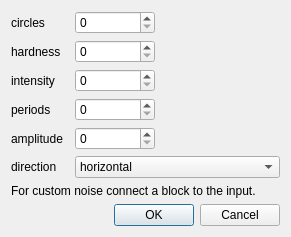
<?xml version="1.0" encoding="UTF-8"?>
<ui version="4.0">
 <class>WoodMarbleDialog</class>
 <widget class="QDialog" name="WoodMarbleDialog">
  <property name="geometry">
   <rect>
    <x>0</x>
    <y>0</y>
    <width>240</width>
    <height>227</height>
   </rect>
  </property>
  <property name="windowTitle">
   <string>Dialog</string>
  </property>
  <layout class="QGridLayout" name="gridLayout">
   <item row="1" column="0">
    <widget class="QLabel" name="label_hardness">
     <property name="text">
      <string>hardness</string>
     </property>
    </widget>
   </item>
   <item row="4" column="0">
    <widget class="QLabel" name="label_4">
     <property name="text">
      <string>amplitude</string>
     </property>
    </widget>
   </item>
   <item row="2" column="0">
    <widget class="QLabel" name="label">
     <property name="text">
      <string>intensity</string>
     </property>
    </widget>
   </item>
   <item row="3" column="0">
    <widget class="QLabel" name="label_periods">
     <property name="text">
      <string>periods</string>
     </property>
    </widget>
   </item>
   <item row="4" column="2">
    <widget class="QSpinBox" name="amplitude">
     <property name="maximumSize">
      <size>
       <width>80</width>
       <height>16777215</height>
      </size>
     </property>
     <property name="maximum">
      <number>128</number>
     </property>
    </widget>
   </item>
   <item row="0" column="0">
    <widget class="QLabel" name="label_circles">
     <property name="text">
      <string>circles</string>
     </property>
    </widget>
   </item>
   <item row="3" column="2">
    <widget class="QSpinBox" name="periods">
     <property name="maximumSize">
      <size>
       <width>80</width>
       <height>16777215</height>
      </size>
     </property>
     <property name="maximum">
      <number>99999</number>
     </property>
    </widget>
   </item>
   <item row="1" column="2">
    <widget class="QSpinBox" name="hardness">
     <property name="maximumSize">
      <size>
       <width>80</width>
       <height>16777215</height>
      </size>
     </property>
     <property name="maximum">
      <number>99999</number>
     </property>
    </widget>
   </item>
   <item row="2" column="2">
    <widget class="QSpinBox" name="intensity">
     <property name="maximumSize">
      <size>
       <width>80</width>
       <height>16777215</height>
      </size>
     </property>
     <property name="maximum">
      <number>999999</number>
     </property>
    </widget>
   </item>
   <item row="7" column="2">
    <widget class="QDialogButtonBox" name="buttonBox">
     <property name="orientation">
      <enum>Qt::Horizontal</enum>
     </property>
     <property name="standardButtons">
      <set>QDialogButtonBox::Cancel|QDialogButtonBox::Ok</set>
     </property>
    </widget>
   </item>
   <item row="0" column="2">
    <widget class="QSpinBox" name="circles">
     <property name="maximumSize">
      <size>
       <width>80</width>
       <height>16777215</height>
      </size>
     </property>
     <property name="maximum">
      <number>999999</number>
     </property>
    </widget>
   </item>
   <item row="5" column="2">
    <widget class="QComboBox" name="combo">
     <item>
      <property name="text">
       <string>horizontal</string>
      </property>
     </item>
     <item>
      <property name="text">
       <string>vertical</string>
      </property>
     </item>
     <item>
      <property name="text">
       <string>diagonal (bottom left to top right)</string>
      </property>
     </item>
     <item>
      <property name="text">
       <string>diagonal (top left to bottom right)</string>
      </property>
     </item>
    </widget>
   </item>
   <item row="5" column="0">
    <widget class="QLabel" name="label_2">
     <property name="text">
      <string>direction</string>
     </property>
    </widget>
   </item>
   <item row="6" column="0" colspan="3">
    <widget class="QLabel" name="label_3">
     <property name="text">
      <string>For custom noise connect a block to the input.</string>
     </property>
    </widget>
   </item>
  </layout>
 </widget>
 <resources/>
 <connections>
  <connection>
   <sender>buttonBox</sender>
   <signal>accepted()</signal>
   <receiver>WoodMarbleDialog</receiver>
   <slot>accept()</slot>
   <hints>
    <hint type="sourcelabel">
     <x>248</x>
     <y>254</y>
    </hint>
    <hint type="destinationlabel">
     <x>157</x>
     <y>274</y>
    </hint>
   </hints>
  </connection>
  <connection>
   <sender>buttonBox</sender>
   <signal>rejected()</signal>
   <receiver>WoodMarbleDialog</receiver>
   <slot>reject()</slot>
   <hints>
    <hint type="sourcelabel">
     <x>316</x>
     <y>260</y>
    </hint>
    <hint type="destinationlabel">
     <x>286</x>
     <y>274</y>
    </hint>
   </hints>
  </connection>
 </connections>
</ui>
